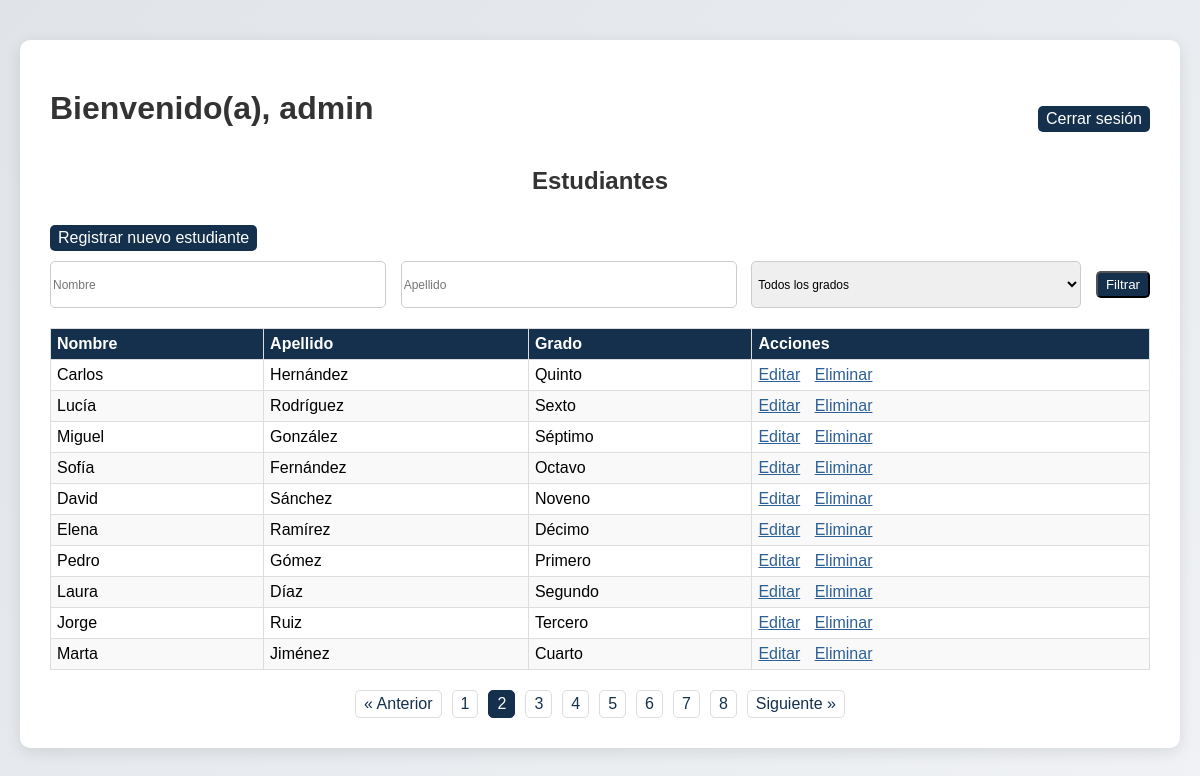
Page /?page=2 (signed in) on the committed database.
### tables this page shows
CREATE TABLE usuarios (
        id INTEGER PRIMARY KEY AUTOINCREMENT,
        username TEXT NOT NULL UNIQUE,
        password TEXT NOT NULL
    );

CREATE TABLE estudiantes (
        id INTEGER PRIMARY KEY AUTOINCREMENT,
        nombre TEXT NOT NULL,
        apellido TEXT NOT NULL,
        fecha_nacimiento DATE NOT NULL,
        grado TEXT NOT NULL,
        genero TEXT,
        fecha_inscripcion DATE NOT NULL,
        estado TEXT NOT NULL,
        nombre_acudiente TEXT NOT NULL,
        telefono_acudiente TEXT,
        correo_acudiente TEXT,
        direccion_acudiente TEXT
    );

### app.py (the view)
@app.route('/')
@login_required
def index():
    nombre = request.args.get('nombre', '')
    apellido = request.args.get('apellido', '')
    grado = request.args.get('grado', '')
    page = int(request.args.get('page', 1))
    per_page = 10
    conn = get_db_connection()
    query = 'SELECT * FROM estudiantes WHERE 1=1'
    params = []
    if nombre:
        query += ' AND nombre LIKE ?'
        params.append(f'%{nombre}%')
    if apellido:
        query += ' AND apellido LIKE ?'
        params.append(f'%{apellido}%')
    if grado:
        query += ' AND grado = ?'
        params.append(grado)
    total_estudiantes = conn.execute(query, params).fetchall()
    total_pages = (len(total_estudiantes) + per_page - 1) // per_page
    query += ' LIMIT ? OFFSET ?'
    params.extend([per_page, (page - 1) * per_page])
    estudiantes = conn.execute(query, params).fetchall()
    conn.close()
    return render_template('index.html', estudiantes=estudiantes, page=page, total_pages=total_pages)

### app.py (called while the page is built)
@login_manager.user_loader
def load_user(user_id):
    conn = get_db_connection()
    user = conn.execute('SELECT * FROM usuarios WHERE id = ?', (user_id,)).fetchone()
    conn.close()
    if user:
        return User(user['id'], user['username'], user['password'])
    return None

def get_db_connection():
    conn = sqlite3.connect('colegio.db')
    conn.row_factory = sqlite3.Row
    return conn

### templates/index.html (shortened to what this page needs)
<!DOCTYPE html>
<html lang="es">
<head>
</head>
<body>
    <div class="container">
        <div class="header">
            <h1>Bienvenido(a), {{ current_user.username }}</h1>
            <a href="{{ url_for('logout') }}" class="logout">Cerrar sesión</a>
        </div>
        <h2>Estudiantes</h2>
        <a href="{{ url_for('crear') }}" class="btn">Registrar nuevo estudiante</a>
        <form method="GET" action="{{ url_for('index') }}" class="filters">
            <input type="text" name="nombre" placeholder="Nombre" value="{{ request.args.get('nombre', '') }}">
            <input type="text" name="apellido" placeholder="Apellido" value="{{ request.args.get('apellido', '') }}">
            <select name="grado">
                <option value="">Todos los grados</option>
            </select>
            <button type="submit" class="btn">Filtrar</button>
        </form>
        <table>
            <thead>
                <tr>
                    <th>Nombre</th>
                    <th>Apellido</th>
                    <th>Grado</th>
                    <th>Acciones</th>
                </tr>
            </thead>
            <tbody>
                {% for estudiante in estudiantes %}
                <tr>
                    <td>{{ estudiante.nombre }}</td>
                    <td>{{ estudiante.apellido }}</td>
                    <td>{{ estudiante.grado }}</td>
                    <td class="actions">
                        <a href="{{ url_for('editar', id=estudiante.id) }}">Editar</a>
                        <a href="{{ url_for('eliminar', id=estudiante.id) }}" onclick="return confirm('¿Estás seguro de que deseas eliminar este estudiante?');">Eliminar</a>
                    </td>
                </tr>
                {% endfor %}
            </tbody>
        </table>
        <div class="pagination">
            {% if page > 1 %}
                <a href="{{ url_for('index', page=page-1, nombre=request.args.get('nombre'), apellido=request.args.get('apellido'), grado=request.args.get('grado')) }}">&laquo; Anterior</a>
            {% endif %}
            {% for p in range(1, total_pages + 1) %}
                <a href="{{ url_for('index', page=p, nombre=request.args.get('nombre'), apellido=request.args.get('apellido'), grado=request.args.get('grado')) }}" class="{% if p == page %}active{% endif %}">{{ p }}</a>
            {% endfor %}
            {% if page < total_pages %}
                <a href="{{ url_for('index', page=page+1, nombre=request.args.get('nombre'), apellido=request.args.get('apellido'), grado=request.args.get('grado')) }}">Siguiente &raquo;</a>
            {% endif %}
        </div>
    </div>
</body>
</html>

### templates/index.html (style rules this page uses)
body { font-family: 'Arial', sans-serif; background: linear-gradient(135deg, #e0e4e8, #f0f2f5); margin: 0; padding: 20px; display: flex; justify-content: center; align-items: flex-start; min-height: 100vh; }
.container { max-width: 1200px; width: 100%; background-color: #fff; padding: 30px; border-radius: 10px; box-shadow: 0 4px 15px rgba(0, 0, 0, 0.1); animation: fadeIn 1s ease-in-out; margin-top: 20px; }
h1, h2 { color: #333; text-align: center; margin: 0 0 20px 0; }
.header { display: flex; justify-content: space-between; align-items: center; margin-bottom: 20px; margin-top: 20px; }
.header a { color: #fff; text-decoration: none; padding: 4px 8px; border-radius: 5px; background-color: #15304d; transition: background-color 0.3s ease, transform 0.3s ease; }
.btn { display: inline-block; padding: 4px 8px; margin: 10px 0; background-color: #15304d; color: white; text-align: center; border-radius: 5px; text-decoration: none; transition: background-color 0.3s ease, transform 0.3s ease; }
.filters { display: flex; justify-content: space-between; margin-bottom: 20px; gap: 10px; }
.filters input, .filters select { padding: 2px; border: 1px solid #ccc; border-radius: 5px; font-size: 12px; width: 30%; }
table { width: 100%; border-collapse: collapse; margin-top: 20px; }
table, th, td { border: 1px solid #ddd; }
th, td { padding: 6px; text-align: left; }
th { background-color: #15304d; color: white; }
tr:nth-child(even) { background-color: #f9f9f9; }
.actions a { color: #2d6096; margin-right: 10px; transition: color 0.3s ease; }
.logout { display: inline-block; padding: 4px 8px; background-color: #f44336; color: white; text-align: center; border-radius: 5px; text-decoration: none; transition: background-color 0.3s ease, transform 0.3s ease; }
.pagination { display: flex; justify-content: center; margin-top: 20px; }
.pagination a { color: #15304d; padding: 4px 8px; text-decoration: none; border: 1px solid #ddd; margin: 0 5px; border-radius: 5px; transition: background-color 0.3s ease, transform 0.3s ease; }
.pagination .active { background-color: #15304d; color: white; border: 1px solid #15304d; }

### rows in the picture
usuarios: username "admin"
estudiantes: nombre "Carlos", apellido "Hernández", grado "Quinto"
estudiantes: nombre "Lucía", apellido "Rodríguez", grado "Sexto"
estudiantes: nombre "Miguel", apellido "González", grado "Séptimo"
estudiantes: nombre "Sofía", apellido "Fernández", grado "Octavo"
estudiantes: nombre "David", apellido "Sánchez", grado "Noveno"
estudiantes: nombre "Elena", apellido "Ramírez", grado "Décimo"
estudiantes: nombre "Pedro", apellido "Gómez", grado "Primero"
estudiantes: nombre "Laura", apellido "Díaz", grado "Segundo"
estudiantes: nombre "Jorge", apellido "Ruiz", grado "Tercero"
estudiantes: nombre "Marta", apellido "Jiménez", grado "Cuarto"

### other values in the picture
{{ p }} "1" "2" "3" "4" "5" "6" "7" "8"
